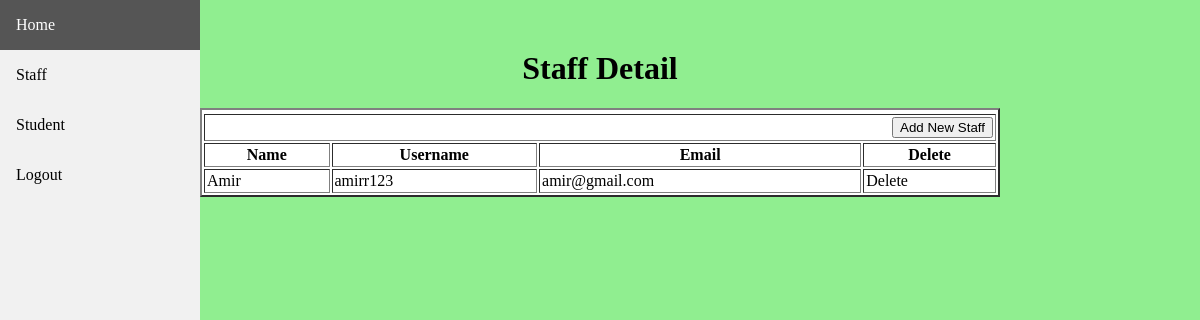
The app's page /admin/staff.php with its own data.
### tables this page shows
CREATE TABLE `staff` (
  `staff_id` int(11) NOT NULL,
  `staff_name` varchar(125) NOT NULL,
  `staff_user` varchar(125) NOT NULL,
  `staff_pass` varchar(125) NOT NULL,
  `staff_email` varchar(125) NOT NULL
);

### admin/staff.php (the view, shortened to what this page needs)
<?php
include("includes/db.php");
$c = $_SESSION['admin_user'];
  $get_c = "select * from admin where admin_user ='$c'";
  $run_c = mysqli_query($con, $get_c);
  $row_c = mysqli_fetch_array($run_c);
  $admin_id = $row_c['admin_id'];
?>
<!DOCTYPE html>
<html>
<head>
</head>
<body>
	<div class="sidebar">
  <a href="index.php">Home</a>
  <?php echo"<a href='staff.php?admin_id=$admin_id'>Staff</a>"?>
  <?php echo"<a href='student.php?admin_id=$admin_id'>Student</a>"?>
  <a href="admin_logout.php">Logout</a>
</div>
<div>
<h1>Staff Detail</h1>
<form>
	<table width="800" border="2" align="center" cellpadding="2" cellspacing="2" bgcolor="white">
	<tr>
    <tr>
          <td colspan="4" align="right">
          <button><a href="add_staff.php">Add New Staff</a></button></td>
      </tr>
		<th>Name</th>
		<th>Username</th>
		<th>Email</th>
    <th>Delete</th>
	</tr>
</form>
</div>
<?php
$sel_staff = "select * from staff";
$view_staff = mysqli_query($con, $sel_staff);
	while ($row = mysqli_fetch_array($view_staff)) {
	$staff_id = $row['staff_id'];
$staff_name = $row['staff_name'];
$staff_user = $row['staff_user'];
$staff_email = $row['staff_email'];
    echo "
<tr>
    <td>$staff_name</td>
    <td> $staff_user </td>
    <td> $staff_email</td>
    <td><a href='delete_staff.php?staff_id=$staff_id'>Delete</a></td>
</tr>
   ";
  }
?>
</body>
</html>

### admin/staff.php (style rules this page uses)
body { background-color: lightgreen; margin: 50px; }
h1 { text-align: center; }
.sidebar { margin: 0; padding: 0; width: 200px; background-color: #f1f1f1; position: fixed; height: 100%; overflow: auto; z-index: 1; top: 0; left: 0 }
.sidebar a { display: block; color: black; padding: 16px; text-decoration: none; }
a { text-decoration: none; color: black; }

### records on screen
staff: staff_name "Amir", staff_user "amirr123", staff_email "amir@gmail.com"
